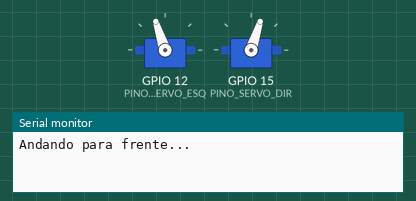
This sketch was run on a simulated ESP32. Shown: 2 × servo, the last lines printed to the serial monitor. At 6.2 s the program stops and its outputs stay as they are.

Above: at 2.1 s.
At 5.3 s:
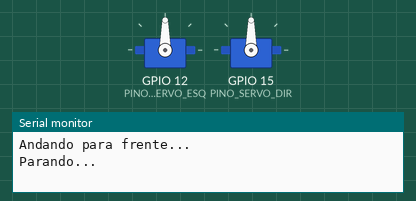
Timing chart, 0 to 6.8 s (numbered marks = the images above):
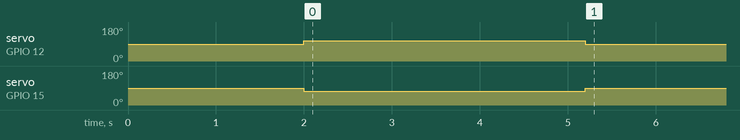

The sketch:

servo_360_initialTest.ino
```cpp
#include <Arduino.h>
#include <ESP32Servo.h>

#include "direcoes.h"


void setup() {
  Serial.begin(115200);
  setupServo();
}

void loop() {

frente();
parar();

while(true);

}
```

direcoes.cpp
```cpp
#include <Arduino.h>
#include <ESP32Servo.h>

#include "direcoes.h"

// Definindo os pinos
const int PINO_SERVO_ESQ = 12;
const int PINO_SERVO_DIR = 15;

Servo servoEsq;
Servo servoDir;

// --- AJUSTE DE CALIBRAÇÃO (O SEGREDO DA PRECISÃO) ---
// Tente achar o valor exato onde cada motor fica TOTALMENTE parado.
// Geralmente é perto de 1500.
int stopEsq = 1500;
int stopDir = 1500;

float multiplicadorDIR = 2.0; // teste para igualar os dois servos
float multiplicadorESQ = 2.0;

void setupServo(){
   // Aloca timers para o ESP32 (importante para estabilidade)
  ESP32PWM::allocateTimer(0);
  ESP32PWM::allocateTimer(1);

  servoEsq.setPeriodHertz(50);
  servoDir.setPeriodHertz(50);

  servoEsq.attach(PINO_SERVO_ESQ, 500, 2500);
  servoDir.attach(PINO_SERVO_DIR, 500, 2500);

  // Garante que comecem parados
  servoEsq.writeMicroseconds(stopEsq);
  servoDir.writeMicroseconds(stopDir);

  delay(2000); // Espera 2 segundos antes de começar
}

void parar() {

  Serial.println("Parando...");

  servoEsq.writeMicroseconds(stopEsq); // Stop value set at 1500
  servoDir.writeMicroseconds(stopDir);

  delay(1000);

}

void frente(int time) {
  Serial.println("Andando para frente...");

  // Para ir para frente, um motor gira no sentido horário e outro anti-horário
  // devido à posição espelhada deles no chassi.
  // Ajuste o valor '200' para aumentar ou diminuir a velocidade.
  servoEsq.writeMicroseconds(stopEsq + (100 * multiplicadorESQ));
  servoDir.writeMicroseconds(stopDir - (100 * multiplicadorDIR));

  delay(time); // walk duration ( switch to ideal distance )
}

void tras(int time) {
  Serial.println("Andando para trás...");

  servoEsq.writeMicroseconds(stopEsq - (100 * multiplicadorESQ));
  servoDir.writeMicroseconds(stopDir + (100 * multiplicadorDIR));

  delay(time);
}

void esquerda() {
  Serial.println("Andando para esquerda... ");

  servoEsq.writeMicroseconds(stopEsq + (100 * multiplicadorESQ));
  servoDir.writeMicroseconds(stopDir + (100 * multiplicadorDIR));

  delay(690);
}

void direita() {
  Serial.println("Andando para direita... ");

  servoEsq.writeMicroseconds(stopEsq - (100 * multiplicadorESQ));
  servoDir.writeMicroseconds(stopDir - (100 * multiplicadorDIR));

  delay(720);
}
```

direcoes.h
```cpp
#ifndef DIRECOES_H

extern const int PINO_SERVO_ESQ;
extern const int PINO_SERVO_DIR;

extern float multiplicadorDIR;
extern float multiplicadorESQ;

extern Servo servoEsq;
extern Servo servoDir;

extern int stopEsq;
extern int stopDir;

void setupServo();

void parar();
void frente(int time = 3200);
void tras(int time = 3200);
void esquerda();
void direita();

#endif
```

Measured:
- by itself, servo on GPIO 12 (PINO_SERVO_ESQ): 90° → 108° at 2.0 s, → 90° 3.2 s later
- by itself, servo on GPIO 15 (PINO_SERVO_DIR): 90° → 72° at 2.0 s, → 90° 3.2 s later
